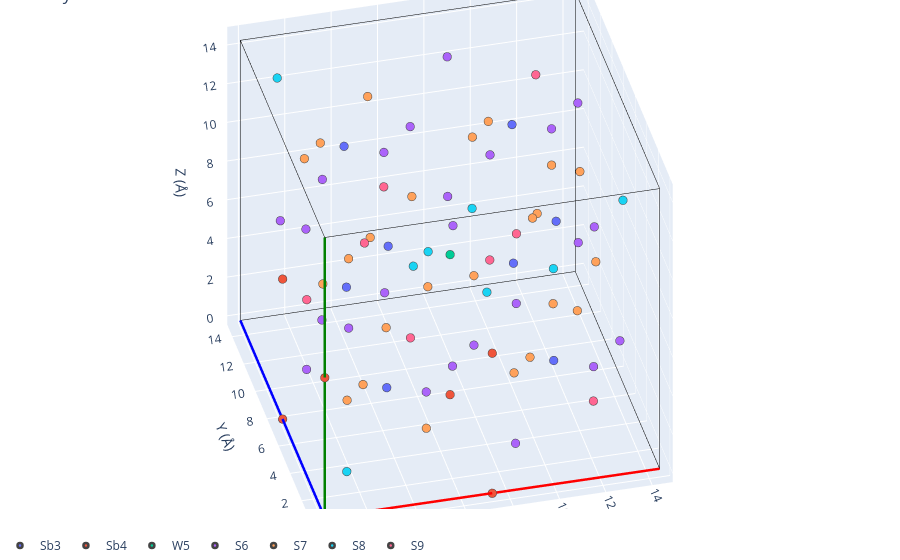

The cell this chart's notebook holds for it:
### Markdown cell above
## Retrieving the immobile sites

To get the **immobile sites**, we read a CIF back, drop the sodium, and place the remaining
framework in a shared lattice. The helper below does exactly that for any CIF — the
crystallized output and the references alike. The reference cells are conventional unit cells,
so they pass `supercell=(2, 2, 2)` to expand to the MD supercell first; the crystallized CIF
is already the full supercell and needs no expansion.

We plot the sites with [`plot_3d`][gemdat.plots.plot_3d]: passing only a `structure` (and no
`volume`) draws the sites and unit cell without any density isosurface. Sites are coloured by
their CIF label, so the symmetry-distinct Wyckoff environments come out in different colours.
Each label gets one entry in the interactive legend — click an entry to hide that species, or
double-click to isolate it.

### Code cell
import re

from pymatgen.core import Structure

from gemdat.io import read_cif
from gemdat.plots import plot_3d

# Share one coordinate frame across all three structures.
lattice = result.structure.lattice


def immobile_sites(filename: str, *, supercell: tuple | None = None) -> Structure:
    """Read a CIF, keep only the immobile framework (drop the mobile Na), and
    put it in the shared lattice."""
    structure = read_cif(filename)
    if supercell:
        structure.make_supercell(supercell)
    structure.remove_species(['Na'])
    # `make_supercell` appends a per-copy index ('Sb' -> 'Sb_1', 'Sb_2', ...) to
    # every label, which would make each copy a distinct entry/colour in plot_3d.
    # Strip that suffix so we keep the original CIF labels (e.g. 'Sb', 'W', 'S')
    # and plot_3d colours the distinct Wyckoff environments together.
    labels = [re.sub(r'_\d+$', '', site.label) for site in structure]
    return Structure(
        lattice=lattice,
        species=[site.species.elements[0] for site in structure],
        coords=[site.frac_coords for site in structure],
        labels=labels,
    )


framework = immobile_sites(CIF)

print(f'crystallized framework sites: {len(framework)}')
plot_3d(structure=framework, title='Crystallized framework')

### Figure 1 — Plotly figure (JSON) as saved in the notebook; plotly's stock layout.template omitted (floating-point values rounded to 4 significant figures)
{"data": [{"line": {"color": "red", "width": 5}, "mode": "lines", "showlegend": false, "type": "scatter3d", "x": [0, 14.44], "y": [0, -0.02995], "z": [0, 3.137e-05]}, {"line": {"color": "blue", "width": 5}, "mode": "lines", "showlegend": false, "type": "scatter3d", "x": [0, -0.02995], "y": [0, 14.44], "z": [0, -5.366e-05]}, {"line": {"color": "green", "width": 5}, "mode": "lines", "showlegend": false, "type": "scatter3d", "x": [0, 3.129e-05], "y": [0, -5.396e-05], "z": [0, 14.48]}, {"line": {"color": "black", "width": 1}, "mode": "lines", "showlegend": false, "type": "scatter3d", "x": [14.44, 14.41], "y": [-0.02995, 14.41], "z": [3.137e-05, -2.229e-05]}, {"line": {"color": "black", "width": 1}, "mode": "lines", "showlegend": false, "type": "scatter3d", "x": [14.44, 14.44], "y": [-0.02995, -0.03], "z": [3.137e-05, 14.48]}, {"line": {"color": "black", "width": 1}, "mode": "lines", "showlegend": false, "type": "scatter3d", "x": [-0.02995, 14.41], "y": [14.44, 14.41], "z": [-5.366e-05, -2.229e-05]}, {"line": {"color": "black", "width": 1}, "mode": "lines", "showlegend": false, "type": "scatter3d", "x": [-0.02995, -0.02991], "y": [14.44, 14.44], "z": [-5.366e-05, 14.48]}, {"line": {"color": "black", "width": 1}, "mode": "lines", "showlegend": false, "type": "scatter3d", "x": [3.129e-05, 14.44], "y": [-5.396e-05, -0.03], "z": [14.48, 14.48]}, {"line": {"color": "black", "width": 1}, "mode": "lines", "showlegend": false, "type": "scatter3d", "x": [3.129e-05, -0.02991], "y": [-5.396e-05, 14.44], "z": [14.48, 14.48]}, {"line": {"color": "black", "width": 1}, "mode": "lines", "showlegend": false, "type": "scatter3d", "x": [14.41, -0.02991], "y": [14.41, 14.44], "z": [14.48, 14.48]}, {"line": {"color": "black", "width": 1}, "mode": "lines", "showlegend": false, "type": "scatter3d", "x": [14.41, 14.44], "y": [14.41, -0.03], "z": [14.48, 14.48]}, {"line": {"color": "black", "width": 1}, "mode": "lines", "showlegend": false, "type": "scatter3d", "x": [14.41, 14.41], "y": [14.41, 14.41], "z": [14.48, -2.229e-05]}, {"line": {"color": "red", "width": 5}, "mode": "lines", "showlegend": false, "type": "scatter3d", "x": [0, 14.44], "y": [0, -0.02995], "z": [0, 3.137e-05]}, {"line": {"color": "blue", "width": 5}, "mode": "lines", "showlegend": false, "type": "scatter3d", "x": [0, -0.02995], "y": [0, 14.44], "z": [0, -5.366e-05]}, {"line": {"color": "green", "width": 5}, "mode": "lines", "showlegend": false, "type": "scatter3d", "x": [0, 3.129e-05], "y": [0, -5.396e-05], "z": [0, 14.48]}, {"line": {"color": "black", "width": 1}, "mode": "lines", "showlegend": false, "type": "scatter3d", "x": [14.44, 14.41], "y": [-0.02995, 14.41], "z": [3.137e-05, -2.229e-05]}, {"line": {"color": "black", "width": 1}, "mode": "lines", "showlegend": false, "type": "scatter3d", "x": [14.44, 14.44], "y": [-0.02995, -0.03], "z": [3.137e-05, 14.48]}, {"line": {"color": "black", "width": 1}, "mode": "lines", "showlegend": false, "type": "scatter3d", "x": [-0.02995, 14.41], "y": [14.44, 14.41], "z": [-5.366e-05, -2.229e-05]}, {"line": {"color": "black", "width": 1}, "mode": "lines", "showlegend": false, "type": "scatter3d", "x": [-0.02995, -0.02991], "y": [14.44, 14.44], "z": [-5.366e-05, 14.48]}, {"line": {"color": "black", "width": 1}, "mode": "lines", "showlegend": false, "type": "scatter3d", "x": [3.129e-05, 14.44], "y": [-5.396e-05, -0.03], "z": [14.48, 14.48]}, {"line": {"color": "black", "width": 1}, "mode": "lines", "showlegend": false, "type": "scatter3d", "x": [3.129e-05, -0.02991], "y": [-5.396e-05, 14.44], "z": [14.48, 14.48]}, {"line": {"color": "black", "width": 1}, "mode": "lines", "showlegend": false, "type": "scatter3d", "x": [14.41, -0.02991], "y": [14.41, 14.44], "z": [14.48, 14.48]}, {"line": {"color": "black", "width": 1}, "mode": "lines", "showlegend": false, "type": "scatter3d", "x": [14.41, 14.44], "y": [14.41, -0.03], "z": [14.48, 14.48]}, {"line": {"color": "black", "width": 1}, "mode": "lines", "showlegend": false, "type": "scatter3d", "x": [14.41, 14.41], "y": [14.41, 14.41], "z": [14.48, -2.229e-05]}, {"legendgroup": "Sb3", "marker": {"color": "#636EFA", "line": {"width": 2.5}, "size": 5}, "mode": "markers", "name": "Sb3", "showlegend": true, "type": "scatter3d", "x": [3.561], "y": [3.561], "z": [3.577]}, {"legendgroup": "Sb3", "marker": {"color": "#636EFA", "line": {"width": 2.5}, "size": 5}, "mode": "markers", "name": "Sb3", "showlegend": false, "type": "scatter3d", "x": [3.545], "y": [10.86], "z": [10.9]}, {"legendgroup": "Sb3", "marker": {"color": "#636EFA", "line": {"width": 2.5}, "size": 5}, "mode": "markers", "name": "Sb3", "showlegend": false, "type": "scatter3d", "x": [10.85], "y": [10.85], "z": [3.577]}, {"legendgroup": "Sb3", "marker": {"color": "#636EFA", "line": {"width": 2.5}, "size": 5}, "mode": "markers", "name": "Sb3", "showlegend": false, "type": "scatter3d", "x": [10.86], "y": [3.545], "z": [10.9]}, {"legendgroup": "Sb3", "marker": {"color": "#636EFA", "line": {"width": 2.5}, "size": 5}, "mode": "markers", "name": "Sb3", "showlegend": false, "type": "scatter3d", "x": [10.76], "y": [10.76], "z": [10.81]}, {"legendgroup": "Sb3", "marker": {"color": "#636EFA", "line": {"width": 2.5}, "size": 5}, "mode": "markers", "name": "Sb3", "showlegend": false, "type": "scatter3d", "x": [10.78], "y": [3.628], "z": [3.66]}, {"legendgroup": "Sb3", "marker": {"color": "#636EFA", "line": {"width": 2.5}, "size": 5}, "mode": "markers", "name": "Sb3", "showlegend": false, "type": "scatter3d", "x": [3.643], "y": [3.643], "z": [10.81]}, {"legendgroup": "Sb3", "marker": {"color": "#636EFA", "line": {"width": 2.5}, "size": 5}, "mode": "markers", "name": "Sb3", "showlegend": false, "type": "scatter3d", "x": [3.628], "y": [10.78], "z": [3.66]}, {"legendgroup": "Sb4", "marker": {"color": "#EF553B", "line": {"width": 2.5}, "size": 5}, "mode": "markers", "name": "Sb4", "showlegend": true, "type": "scatter3d", "x": [1.565e-05], "y": [-2.698e-05], "z": [7.238]}, {"legendgroup": "Sb4", "marker": {"color": "#EF553B", "line": {"width": 2.5}, "size": 5}, "mode": "markers", "name": "Sb4", "showlegend": false, "type": "scatter3d", "x": [7.218], "y": [-0.01497], "z": [1.568e-05]}, {"legendgroup": "Sb4", "marker": {"color": "#EF553B", "line": {"width": 2.5}, "size": 5}, "mode": "markers", "name": "Sb4", "showlegend": false, "type": "scatter3d", "x": [-0.01497], "y": [7.218], "z": [-2.683e-05]}, {"legendgroup": "Sb4", "marker": {"color": "#EF553B", "line": {"width": 2.5}, "size": 5}, "mode": "markers", "name": "Sb4", "showlegend": false, "type": "scatter3d", "x": [7.204], "y": [7.204], "z": [-1.114e-05]}, {"legendgroup": "Sb4", "marker": {"color": "#EF553B", "line": {"width": 2.5}, "size": 5}, "mode": "markers", "name": "Sb4", "showlegend": false, "type": "scatter3d", "x": [-0.01496], "y": [7.218], "z": [7.238]}, {"legendgroup": "Sb4", "marker": {"color": "#EF553B", "line": {"width": 2.5}, "size": 5}, "mode": "markers", "name": "Sb4", "showlegend": false, "type": "scatter3d", "x": [7.219], "y": [-0.015], "z": [7.238]}, {"legendgroup": "W5", "marker": {"color": "#00CC96", "line": {"width": 2.5}, "size": 5}, "mode": "markers", "name": "W5", "showlegend": true, "type": "scatter3d", "x": [0], "y": [0], "z": [0]}, {"legendgroup": "W5", "marker": {"color": "#00CC96", "line": {"width": 2.5}, "size": 5}, "mode": "markers", "name": "W5", "showlegend": false, "type": "scatter3d", "x": [7.204], "y": [7.203], "z": [7.238]}, {"legendgroup": "S6", "marker": {"color": "#AB63FA", "line": {"width": 2.5}, "size": 5}, "mode": "markers", "name": "S6", "showlegend": true, "type": "scatter3d", "x": [1.336], "y": [5.842], "z": [5.86]}, {"legendgroup": "S6", "marker": {"color": "#AB63FA", "line": {"width": 2.5}, "size": 5}, "mode": "markers", "name": "S6", "showlegend": false, "type": "scatter3d", "x": [5.818], "y": [13.08], "z": [8.615]}, {"legendgroup": "S6", "marker": {"color": "#AB63FA", "line": {"width": 2.5}, "size": 5}, "mode": "markers", "name": "S6", "showlegend": false, "type": "scatter3d", "x": [13.07], "y": [8.565], "z": [5.86]}, {"legendgroup": "S6", "marker": {"color": "#AB63FA", "line": {"width": 2.5}, "size": 5}, "mode": "markers", "name": "S6", "showlegend": false, "type": "scatter3d", "x": [8.589], "y": [1.33], "z": [8.615]}, {"legendgroup": "S6", "marker": {"color": "#AB63FA", "line": {"width": 2.5}, "size": 5}, "mode": "markers", "name": "S6", "showlegend": false, "type": "scatter3d", "x": [1.33], "y": [8.589], "z": [8.615]}, {"legendgroup": "S6", "marker": {"color": "#AB63FA", "line": {"width": 2.5}, "size": 5}, "mode": "markers", "name": "S6", "showlegend": false, "type": "scatter3d", "x": [5.842], "y": [1.336], "z": [5.86]}, {"legendgroup": "S6", "marker": {"color": "#AB63FA", "line": {"width": 2.5}, "size": 5}, "mode": "markers", "name": "S6", "showlegend": false, "type": "scatter3d", "x": [13.08], "y": [5.818], "z": [8.615]}, {"legendgroup": "S6", "marker": {"color": "#AB63FA", "line": {"width": 2.5}, "size": 5}, "mode": "markers", "name": "S6", "showlegend": false, "type": "scatter3d", "x": [8.565], "y": [13.07], "z": [5.86]}, {"legendgroup": "S6", "marker": {"color": "#AB63FA", "line": {"width": 2.5}, "size": 5}, "mode": "markers", "name": "S6", "showlegend": false, "type": "scatter3d", "x": [8.58], "y": [5.827], "z": [13.12]}, {"legendgroup": "S6", "marker": {"color": "#AB63FA", "line": {"width": 2.5}, "size": 5}, "mode": "markers", "name": "S6", "showlegend": false, "type": "scatter3d", "x": [8.574], "y": [8.574], "z": [1.352]}, {"legendgroup": "S6", "marker": {"color": "#AB63FA", "line": {"width": 2.5}, "size": 5}, "mode": "markers", "name": "S6", "showlegend": false, "type": "scatter3d", "x": [5.833], "y": [5.833], "z": [1.352]}, {"legendgroup": "S6", "marker": {"color": "#AB63FA", "line": {"width": 2.5}, "size": 5}, "mode": "markers", "name": "S6", "showlegend": false, "type": "scatter3d", "x": [5.827], "y": [8.58], "z": [13.12]}, {"legendgroup": "S6", "marker": {"color": "#AB63FA", "line": {"width": 2.5}, "size": 5}, "mode": "markers", "name": "S6", "showlegend": false, "type": "scatter3d", "x": [8.54], "y": [13.05], "z": [13.1]}, {"legendgroup": "S6", "marker": {"color": "#AB63FA", "line": {"width": 2.5}, "size": 5}, "mode": "markers", "name": "S6", "showlegend": false, "type": "scatter3d", "x": [13.05], "y": [5.843], "z": [1.377]}, {"legendgroup": "S6", "marker": {"color": "#AB63FA", "line": {"width": 2.5}, "size": 5}, "mode": "markers", "name": "S6", "showlegend": false, "type": "scatter3d", "x": [5.867], "y": [1.361], "z": [13.1]}, {"legendgroup": "S6", "marker": {"color": "#AB63FA", "line": {"width": 2.5}, "size": 5}, "mode": "markers", "name": "S6", "showlegend": false, "type": "scatter3d", "x": [1.356], "y": [8.564], "z": [1.377]}, {"legendgroup": "S6", "marker": {"color": "#AB63FA", "line": {"width": 2.5}, "size": 5}, "mode": "markers", "name": "S6", "showlegend": false, "type": "scatter3d", "x": [8.564], "y": [1.356], "z": [1.377]}, {"legendgroup": "S6", "marker": {"color": "#AB63FA", "line": {"width": 2.5}, "size": 5}, "mode": "markers", "name": "S6", "showlegend": false, "type": "scatter3d", "x": [13.05], "y": [8.54], "z": [13.1]}, {"legendgroup": "S6", "marker": {"color": "#AB63FA", "line": {"width": 2.5}, "size": 5}, "mode": "markers", "name": "S6", "showlegend": false, "type": "scatter3d", "x": [5.843], "y": [13.05], "z": [1.377]}, {"legendgroup": "S6", "marker": {"color": "#AB63FA", "line": {"width": 2.5}, "size": 5}, "mode": "markers", "name": "S6", "showlegend": false, "type": "scatter3d", "x": [1.361], "y": [5.867], "z": [13.1]}, {"legendgroup": "S6", "marker": {"color": "#AB63FA", "line": {"width": 2.5}, "size": 5}, "mode": "markers", "name": "S6", "showlegend": false, "type": "scatter3d", "x": [1.347], "y": [13.06], "z": [5.886]}, {"legendgroup": "S6", "marker": {"color": "#AB63FA", "line": {"width": 2.5}, "size": 5}, "mode": "markers", "name": "S6", "showlegend": false, "type": "scatter3d", "x": [1.371], "y": [1.371], "z": [8.589]}, {"legendgroup": "S6", "marker": {"color": "#AB63FA", "line": {"width": 2.5}, "size": 5}, "mode": "markers", "name": "S6", "showlegend": false, "type": "scatter3d", "x": [13.04], "y": [13.04], "z": [8.589]}, {"legendgroup": "S6", "marker": {"color": "#AB63FA", "line": {"width": 2.5}, "size": 5}, "mode": "markers", "name": "S6", "showlegend": false, "type": "scatter3d", "x": [13.06], "y": [1.347], "z": [5.886]}, {"legendgroup": "S7", "marker": {"color": "#FFA15A", "line": {"width": 2.5}, "size": 5}, "mode": "markers", "name": "S7", "showlegend": true, "type": "scatter3d", "x": [2.192], "y": [4.925], "z": [2.208]}, {"legendgroup": "S7", "marker": {"color": "#FFA15A", "line": {"width": 2.5}, "size": 5}, "mode": "markers", "name": "S7", "showlegend": false, "type": "scatter3d", "x": [4.904], "y": [12.22], "z": [12.27]}, {"legendgroup": "S7", "marker": {"color": "#FFA15A", "line": {"width": 2.5}, "size": 5}, "mode": "markers", "name": "S7", "showlegend": false, "type": "scatter3d", "x": [12.22], "y": [9.482], "z": [2.208]}, {"legendgroup": "S7", "marker": {"color": "#FFA15A", "line": {"width": 2.5}, "size": 5}, "mode": "markers", "name": "S7", "showlegend": false, "type": "scatter3d", "x": [9.503], "y": [2.182], "z": [12.27]}, {"legendgroup": "S7", "marker": {"color": "#FFA15A", "line": {"width": 2.5}, "size": 5}, "mode": "markers", "name": "S7", "showlegend": false, "type": "scatter3d", "x": [2.182], "y": [9.503], "z": [12.27]}, {"legendgroup": "S7", "marker": {"color": "#FFA15A", "line": {"width": 2.5}, "size": 5}, "mode": "markers", "name": "S7", "showlegend": false, "type": "scatter3d", "x": [4.925], "y": [2.192], "z": [2.208]}, {"legendgroup": "S7", "marker": {"color": "#FFA15A", "line": {"width": 2.5}, "size": 5}, "mode": "markers", "name": "S7", "showlegend": false, "type": "scatter3d", "x": [12.22], "y": [4.904], "z": [12.27]}, {"legendgroup": "S7", "marker": {"color": "#FFA15A", "line": {"width": 2.5}, "size": 5}, "mode": "markers", "name": "S7", "showlegend": false, "type": "scatter3d", "x": [9.482], "y": [12.22], "z": [2.208]}, {"legendgroup": "S7", "marker": {"color": "#FFA15A", "line": {"width": 2.5}, "size": 5}, "mode": "markers", "name": "S7", "showlegend": false, "type": "scatter3d", "x": [2.197], "y": [2.197], "z": [4.943]}, {"legendgroup": "S7", "marker": {"color": "#FFA15A", "line": {"width": 2.5}, "size": 5}, "mode": "markers", "name": "S7", "showlegend": false, "type": "scatter3d", "x": [2.177], "y": [12.23], "z": [9.532]}, {"legendgroup": "S7", "marker": {"color": "#FFA15A", "line": {"width": 2.5}, "size": 5}, "mode": "markers", "name": "S7", "showlegend": false, "type": "scatter3d", "x": [12.23], "y": [2.177], "z": [9.533]}, {"legendgroup": "S7", "marker": {"color": "#FFA15A", "line": {"width": 2.5}, "size": 5}, "mode": "markers", "name": "S7", "showlegend": false, "type": "scatter3d", "x": [12.21], "y": [12.21], "z": [4.943]}, {"legendgroup": "S7", "marker": {"color": "#FFA15A", "line": {"width": 2.5}, "size": 5}, "mode": "markers", "name": "S7", "showlegend": false, "type": "scatter3d", "x": [9.395], "y": [12.13], "z": [9.445]}, {"legendgroup": "S7", "marker": {"color": "#FFA15A", "line": {"width": 2.5}, "size": 5}, "mode": "markers", "name": "S7", "showlegend": false, "type": "scatter3d", "x": [12.14], "y": [4.991], "z": [5.03]}, {"legendgroup": "S7", "marker": {"color": "#FFA15A", "line": {"width": 2.5}, "size": 5}, "mode": "markers", "name": "S7", "showlegend": false, "type": "scatter3d", "x": [5.012], "y": [2.278], "z": [9.445]}, {"legendgroup": "S7", "marker": {"color": "#FFA15A", "line": {"width": 2.5}, "size": 5}, "mode": "markers", "name": "S7", "showlegend": false, "type": "scatter3d", "x": [2.269], "y": [9.416], "z": [5.03]}, {"legendgroup": "S7", "marker": {"color": "#FFA15A", "line": {"width": 2.5}, "size": 5}, "mode": "markers", "name": "S7", "showlegend": false, "type": "scatter3d", "x": [9.416], "y": [2.269], "z": [5.03]}, {"legendgroup": "S7", "marker": {"color": "#FFA15A", "line": {"width": 2.5}, "size": 5}, "mode": "markers", "name": "S7", "showlegend": false, "type": "scatter3d", "x": [12.13], "y": [9.395], "z": [9.445]}, {"legendgroup": "S7", "marker": {"color": "#FFA15A", "line": {"width": 2.5}, "size": 5}, "mode": "markers", "name": "S7", "showlegend": false, "type": "scatter3d", "x": [4.991], "y": [12.14], "z": [5.03]}, {"legendgroup": "S7", "marker": {"color": "#FFA15A", "line": {"width": 2.5}, "size": 5}, "mode": "markers", "name": "S7", "showlegend": false, "type": "scatter3d", "x": [2.278], "y": [5.012], "z": [9.445]}, {"legendgroup": "S7", "marker": {"color": "#FFA15A", "line": {"width": 2.5}, "size": 5}, "mode": "markers", "name": "S7", "showlegend": false, "type": "scatter3d", "x": [9.401], "y": [9.401], "z": [12.18]}, {"legendgroup": "S7", "marker": {"color": "#FFA15A", "line": {"width": 2.5}, "size": 5}, "mode": "markers", "name": "S7", "showlegend": false, "type": "scatter3d", "x": [9.41], "y": [4.997], "z": [2.295]}, {"legendgroup": "S7", "marker": {"color": "#FFA15A", "line": {"width": 2.5}, "size": 5}, "mode": "markers", "name": "S7", "showlegend": false, "type": "scatter3d", "x": [4.997], "y": [9.41], "z": [2.295]}, {"legendgroup": "S7", "marker": {"color": "#FFA15A", "line": {"width": 2.5}, "size": 5}, "mode": "markers", "name": "S7", "showlegend": false, "type": "scatter3d", "x": [5.006], "y": [5.006], "z": [12.18]}, {"legendgroup": "S8", "marker": {"color": "#19D3F3", "line": {"width": 2.5}, "size": 5}, "mode": "markers", "name": "S8", "showlegend": true, "type": "scatter3d", "x": [1.264], "y": [1.264], "z": [1.27]}, {"legendgroup": "S8", "marker": {"color": "#19D3F3", "line": {"width": 2.5}, "size": 5}, "mode": "markers", "name": "S8", "showlegend": false, "type": "scatter3d", "x": [1.239], "y": [13.17], "z": [13.21]}, {"legendgroup": "S8", "marker": {"color": "#19D3F3", "line": {"width": 2.5}, "size": 5}, "mode": "markers", "name": "S8", "showlegend": false, "type": "scatter3d", "x": [13.14], "y": [13.14], "z": [1.27]}, {"legendgroup": "S8", "marker": {"color": "#19D3F3", "line": {"width": 2.5}, "size": 5}, "mode": "markers", "name": "S8", "showlegend": false, "type": "scatter3d", "x": [13.17], "y": [1.239], "z": [13.21]}, {"legendgroup": "S8", "marker": {"color": "#19D3F3", "line": {"width": 2.5}, "size": 5}, "mode": "markers", "name": "S8", "showlegend": false, "type": "scatter3d", "x": [8.468], "y": [8.467], "z": [8.508]}, {"legendgroup": "S8", "marker": {"color": "#19D3F3", "line": {"width": 2.5}, "size": 5}, "mode": "markers", "name": "S8", "showlegend": false, "type": "scatter3d", "x": [8.473], "y": [5.934], "z": [5.968]}, {"legendgroup": "S8", "marker": {"color": "#19D3F3", "line": {"width": 2.5}, "size": 5}, "mode": "markers", "name": "S8", "showlegend": false, "type": "scatter3d", "x": [5.94], "y": [5.939], "z": [8.508]}, {"legendgroup": "S8", "marker": {"color": "#19D3F3", "line": {"width": 2.5}, "size": 5}, "mode": "markers", "name": "S8", "showlegend": false, "type": "scatter3d", "x": [5.934], "y": [8.473], "z": [5.968]}, {"legendgroup": "S9", "marker": {"color": "#FF6692", "line": {"width": 2.5}, "size": 5}, "mode": "markers", "name": "S9", "showlegend": true, "type": "scatter3d", "x": [2.259], "y": [12.15], "z": [2.29]}, {"legendgroup": "S9", "marker": {"color": "#FF6692", "line": {"width": 2.5}, "size": 5}, "mode": "markers", "name": "S9", "showlegend": false, "type": "scatter3d", "x": [12.13], "y": [12.13], "z": [12.19]}, {"legendgroup": "S9", "marker": {"color": "#FF6692", "line": {"width": 2.5}, "size": 5}, "mode": "markers", "name": "S9", "showlegend": false, "type": "scatter3d", "x": [12.15], "y": [2.259], "z": [2.29]}, {"legendgroup": "S9", "marker": {"color": "#FF6692", "line": {"width": 2.5}, "size": 5}, "mode": "markers", "name": "S9", "showlegend": false, "type": "scatter3d", "x": [2.279], "y": [2.279], "z": [12.19]}, {"legendgroup": "S9", "marker": {"color": "#FF6692", "line": {"width": 2.5}, "size": 5}, "mode": "markers", "name": "S9", "showlegend": false, "type": "scatter3d", "x": [9.492], "y": [4.915], "z": [9.528]}, {"legendgroup": "S9", "marker": {"color": "#FF6692", "line": {"width": 2.5}, "size": 5}, "mode": "markers", "name": "S9", "showlegend": false, "type": "scatter3d", "x": [4.924], "y": [4.924], "z": [4.947]}, {"legendgroup": "S9", "marker": {"color": "#FF6692", "line": {"width": 2.5}, "size": 5}, "mode": "markers", "name": "S9", "showlegend": false, "type": "scatter3d", "x": [4.915], "y": [9.492], "z": [9.528]}, {"legendgroup": "S9", "marker": {"color": "#FF6692", "line": {"width": 2.5}, "size": 5}, "mode": "markers", "name": "S9", "showlegend": false, "type": "scatter3d", "x": [9.483], "y": [9.483], "z": [4.947]}], "layout": {"legend": {"orientation": "h", "x": 0, "xanchor": "left", "y": -0.1, "yanchor": "bottom"}, "margin": {"b": 0, "l": 0, "r": 0, "t": 0}, "scene": {"aspectmode": "manual", "aspectratio": {"x": 1.444, "y": 1.444, "z": 1.448}, "camera": {"eye": {"x": -0.7219, "y": -2.887, "z": 2.171}, "projection": {"type": "orthographic"}}, "xaxis": {"title": {"text": "X (Å)"}}, "yaxis": {"title": {"text": "Y (Å)"}}, "zaxis": {"title": {"text": "Z (Å)"}}}, "showlegend": true, "title": {"text": "Crystallized framework"}}}
